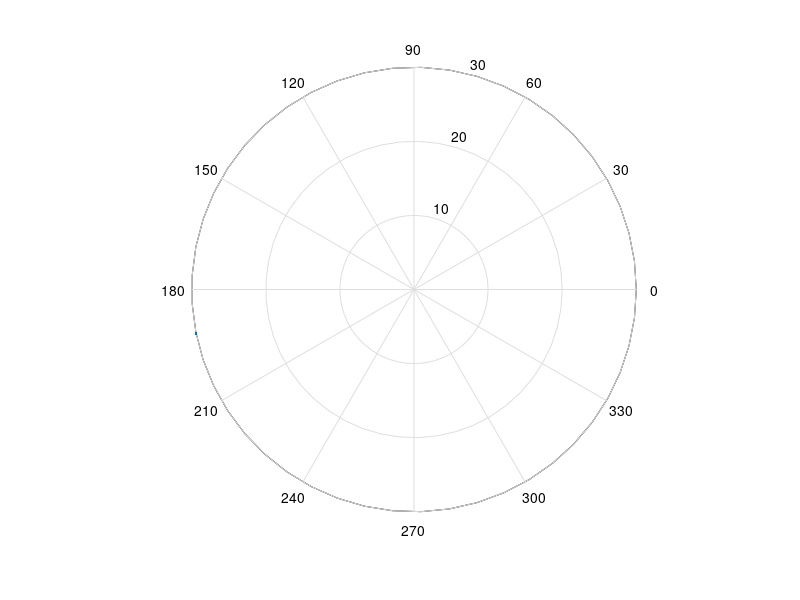

Source code (MATLAB):
function module6_unilateralGainCircles
  clear all;
  clc;
  %We are designing the appropriate IMN and OMN
%To get TPG=14.1dB at 1.5 GHz

sparams.s11 = polar(0.8, 120);
sparams.s12 = polar(0.02, 62);
sparams.s21 = polar(4.0, 60);
sparams.s22 = polar(0.2, -30);

Zo = 50;
freq = 1.5E6;

u = uMerit(sparams)

gtuMax = unilateralTPGmax(sparams);
 
  
  
endfunction


function GTU = unilateralTPG(sparams,gammaS,gammaL)
  GTU = (1 - abs(gammaS)^2) / abs(1 - sparams.s11*gammaS)^2 * (1-abs(gammaL)^2)/(1 - sparams.s22 *abs(gammaL)^2) * abs(s21)^2;
endfunction

function GTUmax = unilateralTPGmax(sparams)
  GTUmax.gtu= 1/(1-abs(sparams.s11)^2) * 1/(1-abs(sparams.s22)^2) * abs(sparams.s21)^2;
  GTUmax.G1 = 1/(1-abs(sparams.s11)^2);
  GTUmax.G2 = 1/(1-abs(sparams.s22)^2);
  GTUmax.G0 = abs(sparams.s21)^2;
  db = 10*log10(GTUmax.gtu);
 fprintf("max possible gain in dB = %d", db); 
  
endfunction

function GTU = unilateralGainCircle(sparams, gammaS,gammaL) 
  GTU.G1 =  (1 - abs(gammaS)^2) / abs(1 - sparams.s11*gammaS)^2 ;
  GTU.G2 = (1-abs(gammaL)^2)/(1 - sparams.s22 *abs(gammaL)^2);
  GTU.g1 = GTU.G1 * (1-abs(sparams.s11)^2)
  GTU.C1 = (GTU.g1 * conj(sparams.s11)) ...
                    / (1-abs(sparams.s11)^2*(1-GTU.g1));
  GTU.r1 = (sqrt(1-GTU.g1)*(1-abs(sparams.s11)^2)) ...
                  / (1-abs(sparams.s11)^2 * (1-GTU.g1));
                  
  GTU.g2 = GTU.G2 * (1-abs(sparams.s22)^2)
  GTU.C2 = (GTU.g2 * conj(sparams.s22)) ...
                    / (1-abs(sparams.s22)^2*(1-GTU.g2));
  GTU.r2 = (sqrt(1-GTU.g2)*(1-abs(sparams.s22)^2)) ...
                  / (1-abs(sparams.s22)^2 * (1-GTU.g2));
endfunction

function u = uMerit(sparams)
  u = (abs(sparams.s11*sparams.s12*sparams.s21*sparams.s22)) / ...
          ((1-abs(sparams.s11)^2) * (1-abs(sparams.s22)^2));
         
 endfunction
 
 
 
 
 